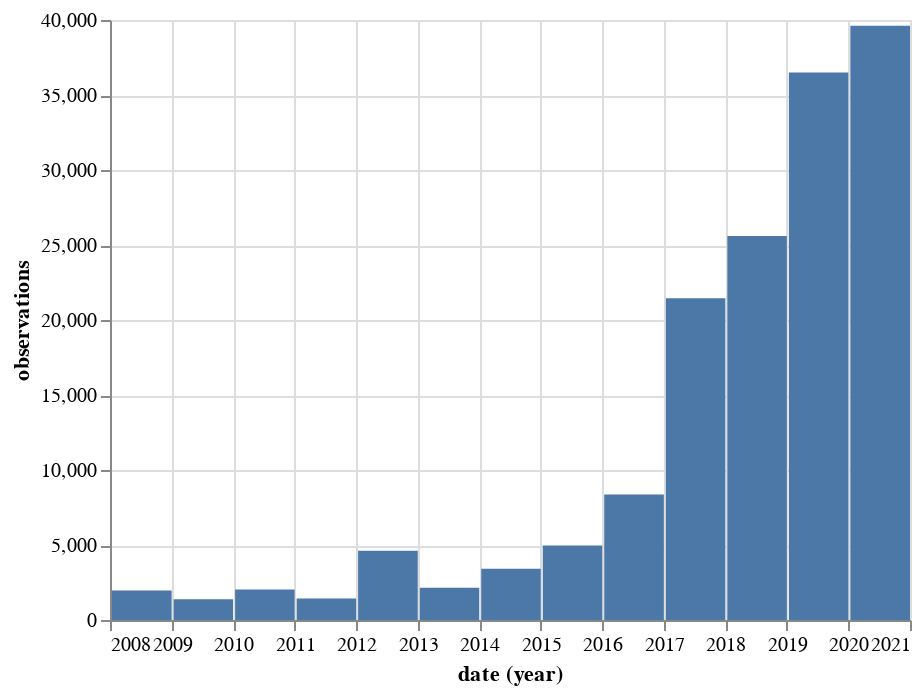

Notebook cell for this chart:
### Markdown cell above
### Observations per year

### Code cell
observations_by_year = get_observation_histogram(
    place_id=PLACE_ID,
    interval='year',
    d1='2008-01-01',
    d2=f'{YEAR}-12-31',
    verifiable=True,
)
observations_by_year = pd.DataFrame([
    {'date': k, 'observations': v}
    for k, v in observations_by_year.items()
])

# Including the rendered image so the chart will display outside Jupyter, e.g. on GitHub's notebook viewer
Image('images/observations_by_year.png')
alt.Chart(observations_by_year).mark_bar().encode(x='year(date):T', y='observations:Q')

### Figure 1 — Vega-Lite specification as saved in the notebook (floating-point values rounded to 4 significant figures)
{"config": {"view": {"continuousWidth": 400, "continuousHeight": 300}}, "data": {"name": "data-95560fb10a5f5b4c33e79b5b21d9623b"}, "mark": "bar", "encoding": {"x": {"type": "temporal", "field": "date", "timeUnit": "year"}, "y": {"type": "quantitative", "field": "observations"}}, "$schema": "https://vega.github.io/schema/vega-lite/v4.8.1.json", "datasets": {"data-95560fb10a5f5b4c33e79b5b21d9623b": [{"date": "2008-01-01T00:00:00", "observations": 1969}, {"date": "2009-01-01T00:00:00", "observations": 1377}, {"date": "2010-01-01T00:00:00", "observations": 2030}, {"date": "2011-01-01T00:00:00", "observations": 1438}, {"date": "2012-01-01T00:00:00", "observations": 4609}, {"date": "2013-01-01T00:00:00", "observations": 2144}, {"date": "2014-01-01T00:00:00", "observations": 3420}, {"date": "2015-01-01T00:00:00", "observations": 4975}, {"date": "2016-01-01T00:00:00", "observations": 8360}, {"date": "2017-01-01T00:00:00", "observations": 21446}, {"date": "2018-01-01T00:00:00", "observations": 25594}, {"date": "2019-01-01T00:00:00", "observations": 36506}, {"date": "2020-01-01T00:00:00", "observations": 39616}]}}
